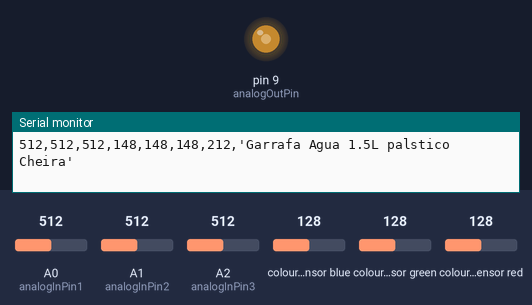
The sketch below on a simulated Arduino Uno, built with avr-gcc and run on an emulated ATmega328P. On the bench: output pins drawn as LEDs (lit = HIGH), the last lines printed to the serial monitor. The test bench sets the inputs (shaded band); at power-on: A0 (analogInPin1) = 512, A1 (analogInPin2) = 512, A2 (analogInPin3) = 512, colour sensor blue 128, colour sensor green 128, colour sensor red 128.

Above: at 1.2 s.
1.3 s: A0 (analogInPin1) set to 30
At 1.8 s:
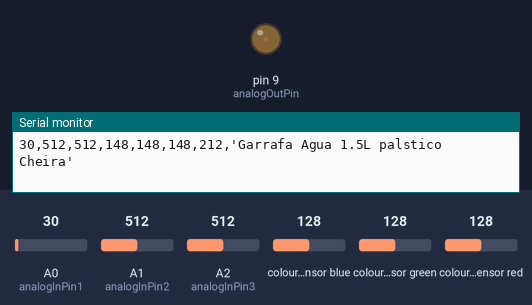
2.8 s: A0 (analogInPin1) set to 716
At 4.0 s:
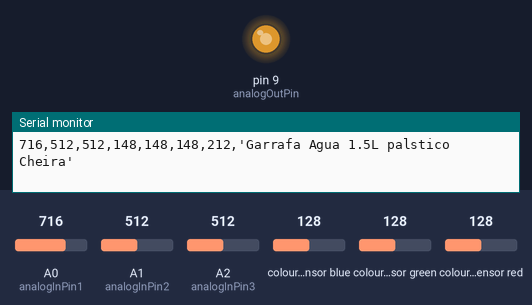
4.3 s: A0 (analogInPin1) set to 992
At 4.8 s:
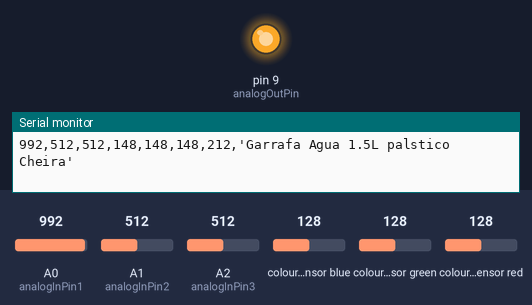
8.8 s: A1 (analogInPin2) set to 108
11.8 s: A1 (analogInPin2) set to 91
Timing chart, 0 to 14.8 s (numbered marks = the images above; inputs shaded):
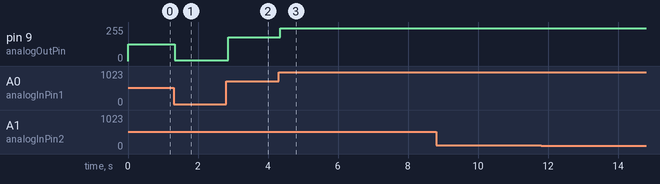

Measured:
- after the input at 1.3 s, pin 9 (analogOutPin): 127/255 → 7/255 at once
- after the input at 2.8 s, pin 9 (analogOutPin): 7/255 → 178/255 after 0.06 s
- after the input at 4.3 s, pin 9 (analogOutPin): 178/255 → 247/255 after 0.05 s

The sketch:

sketch_feb11b.ino
```cpp
#include <tcs3200.h>

// Color sensor setup
int red = 0, green = 0, blue = 0, white = 0;
tcs3200 tcs(50, 51, 52, 53, 49);  // (S0, S1, S2, S3, output pin)

// Potentiometer and additional analog inputs setup
const int analogInPin1 = A0;  // First potentiometer
const int analogInPin2 = A1;  // Second analog input
const int analogInPin3 = A2;  // Third analog input
const int analogOutPin = 9;   // PWM output pin
int sensorValue1 = 0;         // Value from A0
int sensorValue2 = 0;         // Value from A1
int sensorValue3 = 0;         // Value from A2
int outputValue = 0;          // Value output to PWM

// Color sensor timing
unsigned long previousMillis = 0;
const long interval = 200;  // Update color every 200ms

void setup() {
  Serial.begin(9600);
}

void loop() {
  // Read and process analog inputs
  sensorValue1 = analogRead(analogInPin1);  // Read A0
  sensorValue2 = analogRead(analogInPin2);  // Read A1
  sensorValue3 = analogRead(analogInPin3);  // Read A2

  // Map A0 to PWM output (optional, if you still want to control the LED)
  outputValue = map(sensorValue1, 0, 1023, 0, 255);
  analogWrite(analogOutPin, outputValue);

  // Update color sensor values periodically
  unsigned long currentMillis = millis();
  if (currentMillis - previousMillis >= interval) {
    previousMillis = currentMillis;
    red = tcs.colorRead('r');
    green = tcs.colorRead('g');
    blue = tcs.colorRead('b');
    white = tcs.colorRead('c');
  }

  // Print all values to serial monitor
  //Serial.print("A0: ");
  Serial.print(sensorValue1);
  Serial.print(",");
  //Serial.print(" | A1: ");
  Serial.print(sensorValue2);
  Serial.print(",");
  //Serial.print(" | A2: ");
  Serial.print(sensorValue3);
  Serial.print(",");
  //Serial.print(" | R: ");
  Serial.print(red);
  Serial.print(",");
  //Serial.print(" G: ");
  Serial.print(green);
  Serial.print(",");
  //Serial.print(" B: ");
  Serial.print(blue);
  Serial.print(",");
  //Serial.print(" W: ");
  Serial.print(white);
  Serial.print(",");
  //Serial.print(" Label ");
  Serial.print("'Garrafa Agua 1.5L palstico Cheira'");
  //Serial.print(",");
  Serial.println();

  delay(20);  // Maintain responsiveness
}
```
